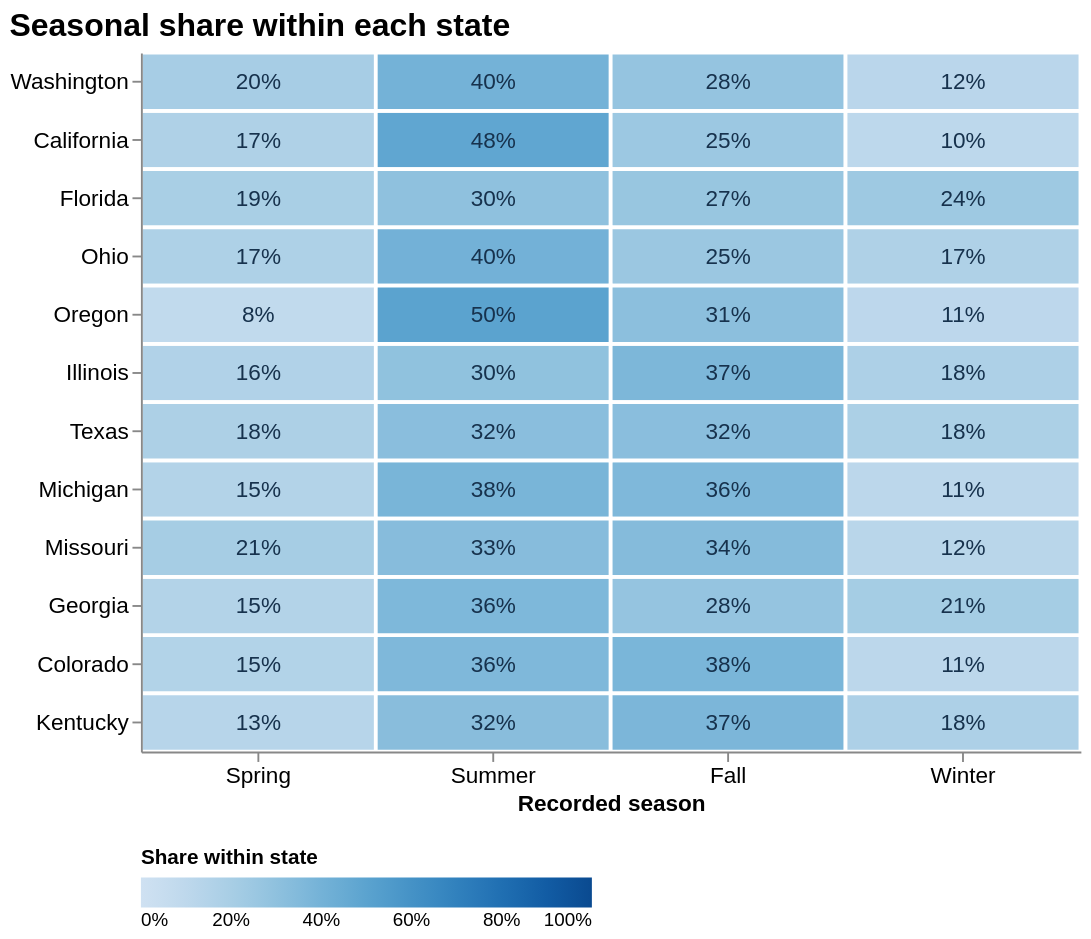

Notebook cell for this chart:
### Markdown cell above
## Plot 1 · Where does each state's reporting peak?
The heatmap compares the seasonal distribution of reports in the 12 states with the most retained reports. Season is ordered categorical (`O`) on x; state is nominal (`N`) on y, ordered by the fixed ranking above. Cell color encodes a quantitative (`Q`) within-state share using sequential blue: darker means a larger share, not a different class. Every row is normalized separately, so high-volume states do not dominate. Text labels and tooltips give exact percentages and denominators. A fixed 0–100% color domain permits comparison across filter settings. The class dropdown filters the aggregated counts **before** summing and recalculating each state's denominator. A zero denominator is displayed as an em dash rather than a misleading 0%.

This differs from the course's BFRO longitude/latitude scatterplots, pressure coloring, and longitude histograms.

### Code cell
report_class = alt.param(
    name="report_class", value="All classes",
    bind=alt.binding_select(options=["All classes"] + CLASSES, name="Report class: "))
heat_base = (alt.Chart(counts[counts["state"].isin(top_states)])
    .add_params(report_class)
    .transform_filter((report_class == "All classes") |
                      (alt.datum.classification == report_class))
    .transform_aggregate(reports="sum(reports)", groupby=["state", "season"])
    .transform_joinaggregate(state_total="sum(reports)", groupby=["state"])
    .transform_calculate(share="datum.state_total > 0 ? datum.reports / datum.state_total : null",
                         share_label="datum.state_total > 0 ? format(datum.reports / datum.state_total, '.0%') : '—'")
    .encode(
        x=alt.X("season:O", sort=SEASONS, title="Recorded season", axis=alt.Axis(labelAngle=0)),
        y=alt.Y("state:N", sort=top_states, title=None),
        tooltip=[alt.Tooltip("state:N", title="State"), alt.Tooltip("season:O", title="Season"),
                 alt.Tooltip("reports:Q", title="Reports", format=","),
                 alt.Tooltip("state_total:Q", title="State total (selected class)", format=","),
                 alt.Tooltip("share:Q", title="Within-state share", format=".1%")]))
heat_cells = heat_base.mark_rect(stroke="white", strokeWidth=2).encode(
    color=alt.Color("share:Q", title="Share within state",
                    scale=alt.Scale(scheme="blues", domain=[0, 1]),
                    legend=alt.Legend(format=".0%", orient="bottom", gradientLength=240)))
heat_labels = heat_base.mark_text(fontSize=12).encode(
    text="share_label:N",
    color=alt.condition(alt.datum.share >= 0.55, alt.value("white"), alt.value("#17324d")))
heatmap = (heat_cells + heat_labels).properties(
    width=500, height=372, title="Seasonal share within each state").configure_view(stroke=None).configure_axis(
        labelFontSize=12, titleFontSize=12, grid=False).configure_title(anchor="start", fontSize=17)
display(heatmap)
display(Image(vlc.vegalite_to_png(heatmap.to_dict(), scale=1.5)))

### Figure 1 — Vega-Lite specification as saved in the notebook (floating-point values rounded to 4 significant figures; data arrays with more than 128 entries replaced by an {"elided": "..."} marker saying what was removed)
{"config": {"view": {"continuousWidth": 300, "continuousHeight": 300, "stroke": null}, "axis": {"grid": false, "labelFontSize": 12, "titleFontSize": 12}, "title": {"anchor": "start", "fontSize": 17}}, "layer": [{"mark": {"type": "rect", "stroke": "white", "strokeWidth": 2}, "encoding": {"color": {"field": "share", "legend": {"format": ".0%", "gradientLength": 240, "orient": "bottom"}, "scale": {"domain": [0, 1], "scheme": "blues"}, "title": "Share within state", "type": "quantitative"}, "tooltip": [{"field": "state", "title": "State", "type": "nominal"}, {"field": "season", "title": "Season", "type": "ordinal"}, {"field": "reports", "format": ",", "title": "Reports", "type": "quantitative"}, {"field": "state_total", "format": ",", "title": "State total (selected class)", "type": "quantitative"}, {"field": "share", "format": ".1%", "title": "Within-state share", "type": "quantitative"}], "x": {"axis": {"labelAngle": 0}, "field": "season", "sort": ["Spring", "Summer", "Fall", "Winter"], "title": "Recorded season", "type": "ordinal"}, "y": {"field": "state", "sort": ["Washington", "California", "Florida", "Ohio", "Oregon", "Illinois", "Texas", "Michigan", "Missouri", "Georgia", "Colorado", "Kentucky"], "title": null, "type": "nominal"}}, "transform": [{"filter": "((report_class === 'All classes') || (datum.classification === report_class))"}, {"aggregate": [{"op": "sum", "field": "reports", "as": "reports"}], "groupby": ["state", "season"]}, {"joinaggregate": [{"op": "sum", "field": "reports", "as": "state_total"}], "groupby": ["state"]}, {"calculate": "datum.state_total > 0 ? datum.reports / datum.state_total : null", "as": "share"}, {"calculate": "datum.state_total > 0 ? format(datum.reports / datum.state_total, '.0%') : '—'", "as": "share_label"}]}, {"mark": {"type": "text", "fontSize": 12}, "encoding": {"color": {"condition": {"test": "(datum.share >= 0.55)", "value": "white"}, "value": "#17324d"}, "text": {"field": "share_label", "type": "nominal"}, "tooltip": [{"field": "state", "title": "State", "type": "nominal"}, {"field": "season", "title": "Season", "type": "ordinal"}, {"field": "reports", "format": ",", "title": "Reports", "type": "quantitative"}, {"field": "state_total", "format": ",", "title": "State total (selected class)", "type": "quantitative"}, {"field": "share", "format": ".1%", "title": "Within-state share", "type": "quantitative"}], "x": {"axis": {"labelAngle": 0}, "field": "season", "sort": ["Spring", "Summer", "Fall", "Winter"], "title": "Recorded season", "type": "ordinal"}, "y": {"field": "state", "sort": ["Washington", "California", "Florida", "Ohio", "Oregon", "Illinois", "Texas", "Michigan", "Missouri", "Georgia", "Colorado", "Kentucky"], "title": null, "type": "nominal"}}, "transform": [{"filter": "((report_class === 'All classes') || (datum.classification === report_class))"}, {"aggregate": [{"op": "sum", "field": "reports", "as": "reports"}], "groupby": ["state", "season"]}, {"joinaggregate": [{"op": "sum", "field": "reports", "as": "state_total"}], "groupby": ["state"]}, {"calculate": "datum.state_total > 0 ? datum.reports / datum.state_total : null", "as": "share"}, {"calculate": "datum.state_total > 0 ? format(datum.reports / datum.state_total, '.0%') : '—'", "as": "share_label"}]}], "data": {"name": "data-68184a8d483eff88547f0e81a7a12db1"}, "height": 372, "params": [{"name": "report_class", "bind": {"input": "select", "options": ["All classes", "Class A", "Class B", "Class C"], "name": "Report class: "}, "value": "All classes"}], "title": "Seasonal share within each state", "width": 500, "$schema": "https://vega.github.io/schema/vega-lite/v6.4.1.json", "datasets": {"data-68184a8d483eff88547f0e81a7a12db1": {"elided": "144 records"}}}
